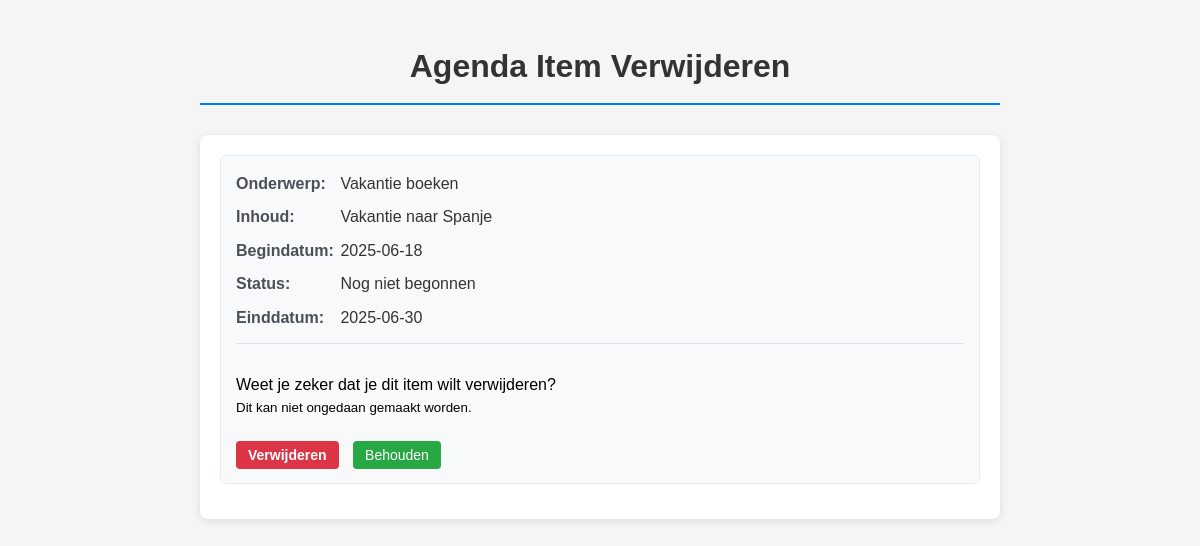
/agenda_opdracht/agenda_verwijderen.php?id=3, run on the app's committed database.
### tables this page shows
CREATE TABLE "crud_agenda"
(
    id          INTEGER not null
        constraint crud_agenda_pk
            primary key autoincrement,
    onderwerp   TEXT    not null,
    inhoud      TEXT    not null,
    begin_datum DATE    not null,
    status      TEXT    not null,
    eind_datum  DATE    not null
);

### agenda_opdracht/agenda_verwijderen.php (called while the page is built, shortened)
<?php
require '../crud/config.php';
$id = $_GET['id'] ?? null;
try {
    $query = "SELECT * FROM crud_agenda WHERE id = :id";
    $stmt = $pdo->prepare($query);
    $stmt->bindParam(':id', $id, PDO::PARAM_INT);
    $stmt->execute();
    $resultaten = $stmt->fetchAll();
    $aantalRijen = count($resultaten);
} catch (PDOException $e) {
    echo "Fout bij ophalen van agenda item";
    echo "<p>Query: " . $query . "</p>";
    echo "<p>Error: " . $e->getMessage() . "</p>";
}
include 'agenda_verwijderen_view.php';

### agenda_opdracht/agenda_verwijderen_view.php (the view, shortened to what this page needs)
<!doctype html>
<html lang="en">
<head>
    <link rel="stylesheet" href="./css/agenda.css">
</head>
<body>
<h1>Agenda Item Verwijderen</h1>
<div class="agenda-container">
    <?php if ($aantalRijen > 0) { ?>
        <?php foreach ($resultaten as $rij) { ?>
            <div class="agenda-item">
                <div class="agenda-field">
                    <span class="agenda-label">Onderwerp:</span>
                    <span class="agenda-value"><?= htmlspecialchars($rij['onderwerp']) ?></span>
                </div>
                <div class="agenda-field">
                    <span class="agenda-label">Inhoud:</span>
                    <span class="agenda-value"><?= htmlspecialchars($rij['inhoud']) ?></span>
                </div>
                <div class="agenda-field">
                    <span class="agenda-label">Begindatum:</span>
                    <span class="agenda-value"><?= htmlspecialchars($rij['begin_datum']) ?></span>
                </div>
                <div class="agenda-field">
                    <span class="agenda-label">Status:</span>
                    <span class="agenda-value"><?= htmlspecialchars($rij['status']) ?></span>
                </div>
                <div class="agenda-field">
                    <span class="agenda-label">Einddatum:</span>
                    <span class="agenda-value"><?= htmlspecialchars($rij['eind_datum']) ?></span>
                </div>
                <div class="agenda-actions">
                    <p>
                        Weet je zeker dat je dit item wilt verwijderen? <br>
                        <sup>Dit kan niet ongedaan gemaakt worden.</sup>
                    </p>
                    <a href="agenda_verwijderen_verwerk.php?id=<?= $rij['id'] ?>" class="btn btn-delete"><b>Verwijderen</b></a>
                    <a href="./" class="btn btn-add">Behouden</a>
                </div>
            </div>
        <?php } ?>
    <?php } else { ?>
        <div class="no-results">
            <p>Geen resultaten gevonden.</p>
        </div>
    <?php } ?>
</div>
</body>
</html>

### agenda_opdracht/css/agenda.css (style rules this page uses)
body { font-family: Arial, sans-serif; max-width: 800px; margin: 0 auto; padding: 20px; background-color: #f5f5f5; line-height: 1.6; }
h1 { color: #333; text-align: center; margin-bottom: 30px; border-bottom: 2px solid #007bff; padding-bottom: 10px; }
.agenda-container { background: white; border-radius: 8px; padding: 20px; box-shadow: 0 2px 10px rgba(0, 0, 0, 0.1); }
.agenda-item { background: #f8f9fa; border: 1px solid #e9ecef; border-radius: 6px; padding: 15px; margin-bottom: 15px; transition: box-shadow 0.2s; }
.agenda-field { margin-bottom: 8px; }
.agenda-label { font-weight: bold; color: #495057; display: inline-block; width: 100px; }
.agenda-value { color: #333; }
.agenda-actions { margin-top: 12px; padding-top: 12px; border-top: 1px solid #dee2e6; }
.btn { text-decoration: none; padding: 6px 12px; border-radius: 4px; font-size: 14px; margin-right: 10px; transition: background-color 0.2s; }
.btn-add { background-color: #28a745; color: white; }
.btn-delete { background-color: #dc3545; color: white; }

### data on the page
crud_agenda: onderwerp "Vakantie boeken", inhoud "Vakantie naar Spanje", begin_datum "2025-06-18", status "Nog niet begonnen", eind_datum "2025-06-30"
